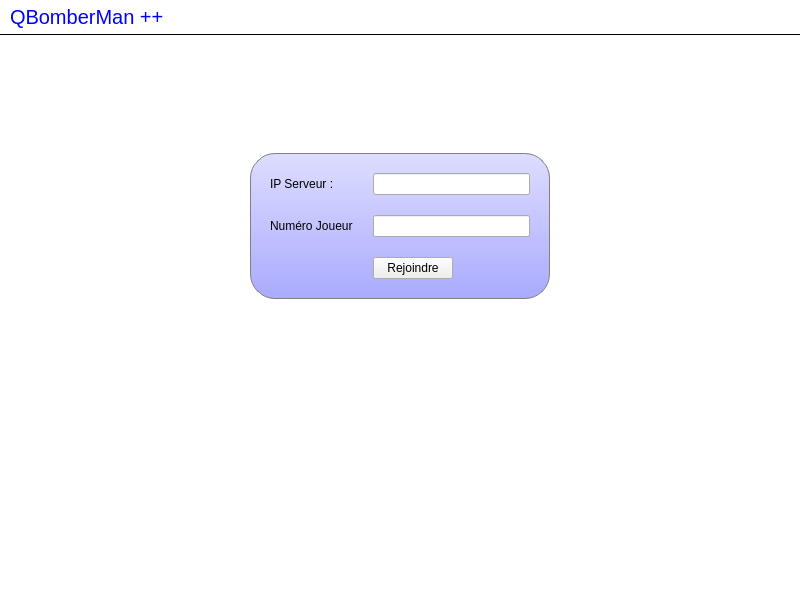
<?xml version="1.0" encoding="UTF-8"?>
<ui version="4.0">
 <class>MainWindow</class>
 <widget class="QMainWindow" name="MainWindow">
  <property name="geometry">
   <rect>
    <x>0</x>
    <y>0</y>
    <width>800</width>
    <height>600</height>
   </rect>
  </property>
  <property name="windowTitle">
   <string>QBomberMan++</string>
  </property>
  <property name="styleSheet">
   <string notr="true">#titleLabel {
background: white;
color: blue;
font-size: 20px;
border: none;
border-bottom:  1px solid black;
padding: 5px;
}

#mainFrame {
border: none;
background: white;
}

#loginFrame {
background: qlineargradient(x1: 0, y1: 0, x2: 0, y2: 1, stop: 0 #ddf, stop: 1 #aaf);
border: 1px solid gray;
padding: 10px;
border-radius: 25px;
}</string>
  </property>
  <widget class="QWidget" name="centralwidget">
   <layout class="QVBoxLayout" name="verticalLayout">
    <property name="spacing">
     <number>0</number>
    </property>
    <property name="leftMargin">
     <number>0</number>
    </property>
    <property name="topMargin">
     <number>0</number>
    </property>
    <property name="rightMargin">
     <number>0</number>
    </property>
    <property name="bottomMargin">
     <number>0</number>
    </property>
    <item>
     <widget class="QLabel" name="titleLabel">
      <property name="sizePolicy">
       <sizepolicy hsizetype="Preferred" vsizetype="Fixed">
        <horstretch>0</horstretch>
        <verstretch>0</verstretch>
       </sizepolicy>
      </property>
      <property name="text">
       <string>QBomberMan ++</string>
      </property>
     </widget>
    </item>
    <item>
     <widget class="QFrame" name="mainFrame">
      <property name="frameShape">
       <enum>QFrame::StyledPanel</enum>
      </property>
      <layout class="QVBoxLayout" name="verticalLayout_2">
       <item>
        <widget class="QStackedWidget" name="stackedWidget">
         <property name="currentIndex">
          <number>1</number>
         </property>
         <widget class="QWidget" name="chatPage">
          <layout class="QGridLayout" name="gridLayout">
           <item row="0" column="1" colspan="2">
            <widget class="QListWidget" name="userListWidget"/>
           </item>
           <item row="1" column="2">
            <widget class="QPushButton" name="sayButton">
             <property name="sizePolicy">
              <sizepolicy hsizetype="Fixed" vsizetype="Fixed">
               <horstretch>0</horstretch>
               <verstretch>0</verstretch>
              </sizepolicy>
             </property>
             <property name="maximumSize">
              <size>
               <width>50</width>
               <height>16777215</height>
              </size>
             </property>
             <property name="text">
              <string>Envoyer</string>
             </property>
            </widget>
           </item>
           <item row="1" column="0" colspan="2">
            <widget class="QLineEdit" name="sayLineEdit"/>
           </item>
           <item row="0" column="0">
            <widget class="QTextEdit" name="roomTextEdit">
             <property name="readOnly">
              <bool>true</bool>
             </property>
            </widget>
           </item>
          </layout>
         </widget>
         <widget class="QWidget" name="loginPage">
          <layout class="QGridLayout" name="gridLayout_3">
           <item row="0" column="1">
            <spacer name="verticalSpacer">
             <property name="orientation">
              <enum>Qt::Vertical</enum>
             </property>
             <property name="sizeType">
              <enum>QSizePolicy::Fixed</enum>
             </property>
             <property name="sizeHint" stdset="0">
              <size>
               <width>20</width>
               <height>100</height>
              </size>
             </property>
            </spacer>
           </item>
           <item row="1" column="0">
            <spacer name="horizontalSpacer">
             <property name="orientation">
              <enum>Qt::Horizontal</enum>
             </property>
             <property name="sizeHint" stdset="0">
              <size>
               <width>223</width>
               <height>20</height>
              </size>
             </property>
            </spacer>
           </item>
           <item row="1" column="1">
            <widget class="QFrame" name="loginFrame">
             <property name="sizePolicy">
              <sizepolicy hsizetype="Fixed" vsizetype="Fixed">
               <horstretch>0</horstretch>
               <verstretch>0</verstretch>
              </sizepolicy>
             </property>
             <property name="minimumSize">
              <size>
               <width>300</width>
               <height>0</height>
              </size>
             </property>
             <property name="frameShape">
              <enum>QFrame::StyledPanel</enum>
             </property>
             <layout class="QGridLayout" name="gridLayout_2">
              <property name="spacing">
               <number>20</number>
              </property>
              <item row="0" column="0">
               <widget class="QLabel" name="label">
                <property name="text">
                 <string>IP Serveur :</string>
                </property>
               </widget>
              </item>
              <item row="0" column="1">
               <widget class="QLineEdit" name="serverLineEdit"/>
              </item>
              <item row="1" column="0">
               <widget class="QLabel" name="label_2">
                <property name="text">
                 <string>Numéro Joueur</string>
                </property>
               </widget>
              </item>
              <item row="1" column="1">
               <widget class="QLineEdit" name="userLineEdit">
                <property name="toolTip">
                 <string>&lt;html&gt;&lt;head/&gt;&lt;body&gt;&lt;p&gt;Le numéro de joueur doit suivre le format suivant : Jnum&lt;/p&gt;&lt;p&gt;Sachant que num est un entier de 0 à 99&lt;/p&gt;&lt;/body&gt;&lt;/html&gt;</string>
                </property>
                <property name="inputMethodHints">
                 <set>Qt::ImhNone</set>
                </property>
               </widget>
              </item>
              <item row="2" column="1">
               <widget class="QPushButton" name="loginButton">
                <property name="sizePolicy">
                 <sizepolicy hsizetype="Fixed" vsizetype="Fixed">
                  <horstretch>0</horstretch>
                  <verstretch>0</verstretch>
                 </sizepolicy>
                </property>
                <property name="text">
                 <string>Rejoindre</string>
                </property>
               </widget>
              </item>
             </layout>
            </widget>
           </item>
           <item row="1" column="2">
            <spacer name="horizontalSpacer_2">
             <property name="orientation">
              <enum>Qt::Horizontal</enum>
             </property>
             <property name="sizeHint" stdset="0">
              <size>
               <width>223</width>
               <height>20</height>
              </size>
             </property>
            </spacer>
           </item>
           <item row="2" column="1">
            <spacer name="verticalSpacer_2">
             <property name="orientation">
              <enum>Qt::Vertical</enum>
             </property>
             <property name="sizeHint" stdset="0">
              <size>
               <width>20</width>
               <height>267</height>
              </size>
             </property>
            </spacer>
           </item>
          </layout>
         </widget>
        </widget>
       </item>
      </layout>
     </widget>
    </item>
   </layout>
  </widget>
 </widget>
 <tabstops>
  <tabstop>serverLineEdit</tabstop>
  <tabstop>userLineEdit</tabstop>
  <tabstop>loginButton</tabstop>
  <tabstop>roomTextEdit</tabstop>
  <tabstop>userListWidget</tabstop>
  <tabstop>sayLineEdit</tabstop>
  <tabstop>sayButton</tabstop>
 </tabstops>
 <resources/>
 <connections>
  <connection>
   <sender>sayLineEdit</sender>
   <signal>returnPressed()</signal>
   <receiver>sayButton</receiver>
   <slot>animateClick()</slot>
   <hints>
    <hint type="sourcelabel">
     <x>331</x>
     <y>564</y>
    </hint>
    <hint type="destinationlabel">
     <x>768</x>
     <y>570</y>
    </hint>
   </hints>
  </connection>
  <connection>
   <sender>serverLineEdit</sender>
   <signal>returnPressed()</signal>
   <receiver>userLineEdit</receiver>
   <slot>setFocus()</slot>
   <hints>
    <hint type="sourcelabel">
     <x>391</x>
     <y>188</y>
    </hint>
    <hint type="destinationlabel">
     <x>470</x>
     <y>238</y>
    </hint>
   </hints>
  </connection>
  <connection>
   <sender>userLineEdit</sender>
   <signal>returnPressed()</signal>
   <receiver>loginButton</receiver>
   <slot>animateClick()</slot>
   <hints>
    <hint type="sourcelabel">
     <x>417</x>
     <y>239</y>
    </hint>
    <hint type="destinationlabel">
     <x>389</x>
     <y>275</y>
    </hint>
   </hints>
  </connection>
 </connections>
</ui>
